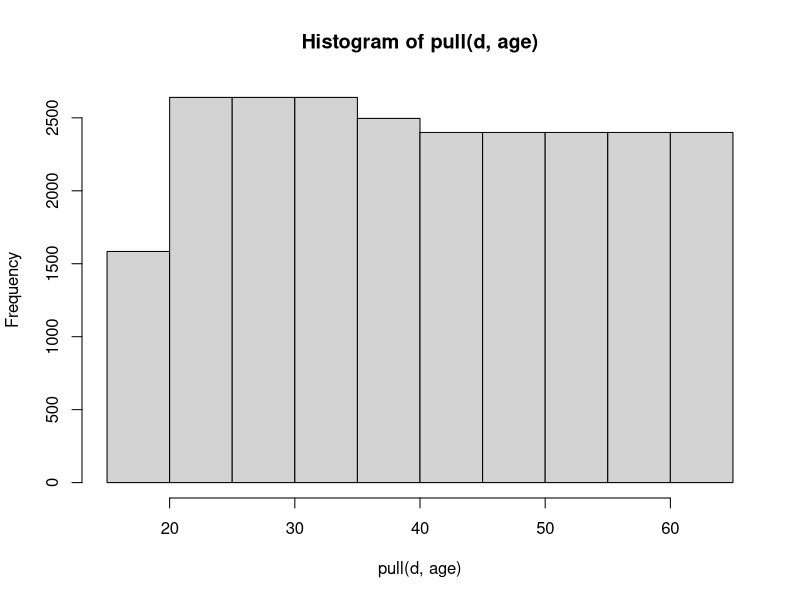
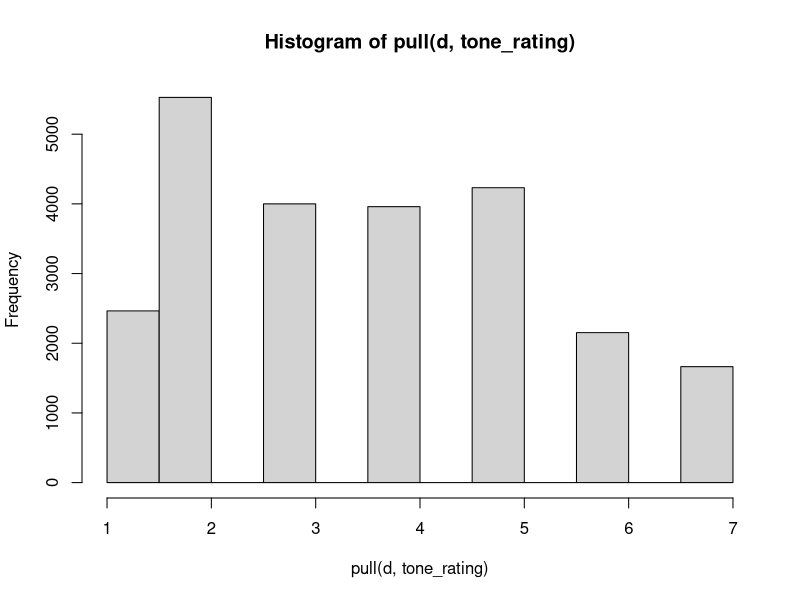
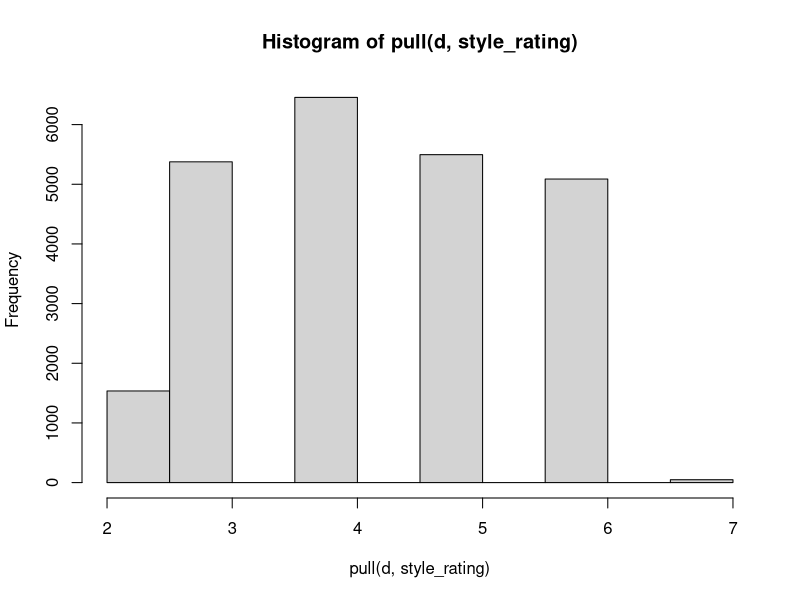
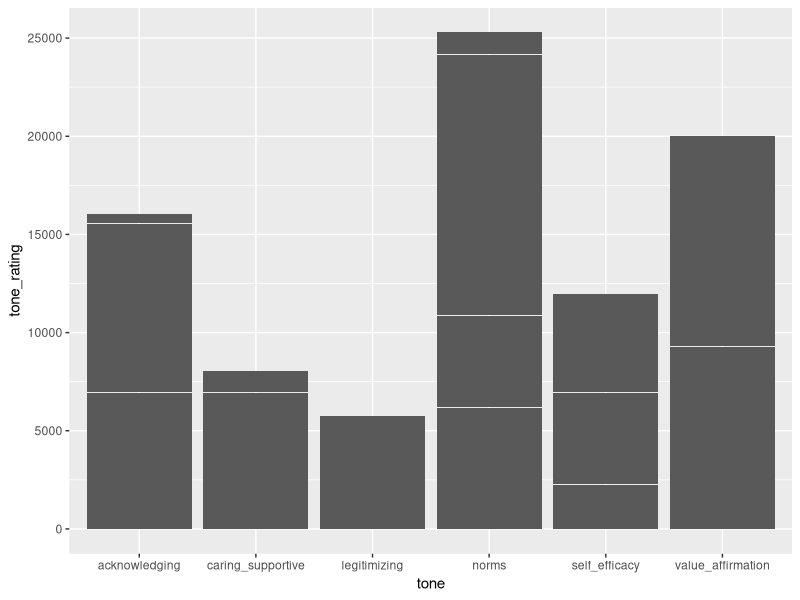
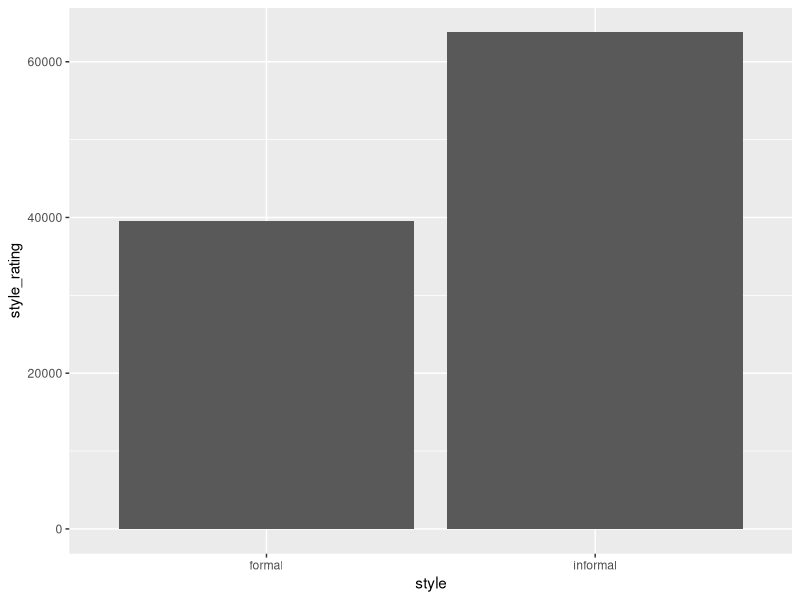
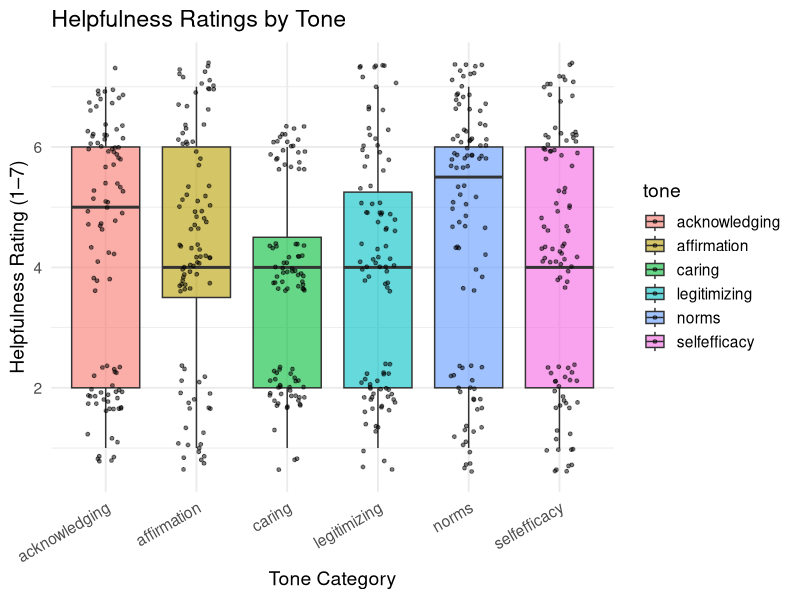
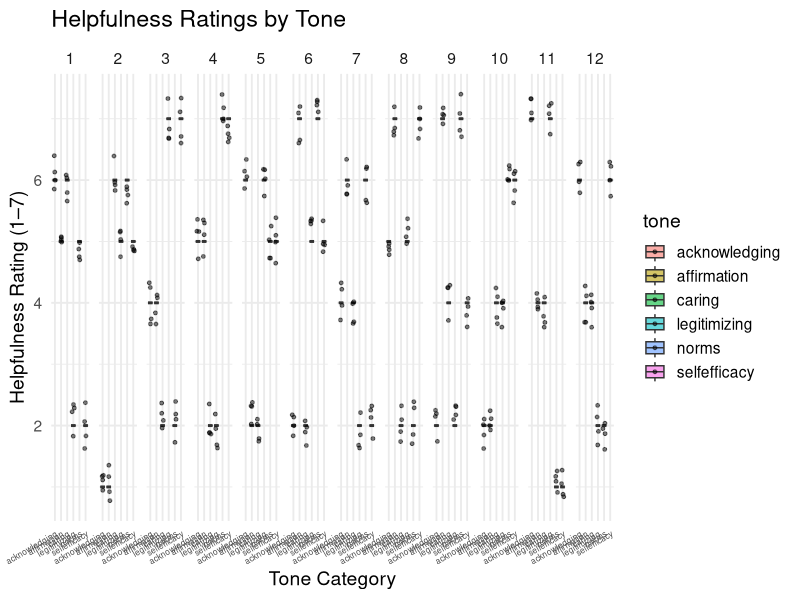
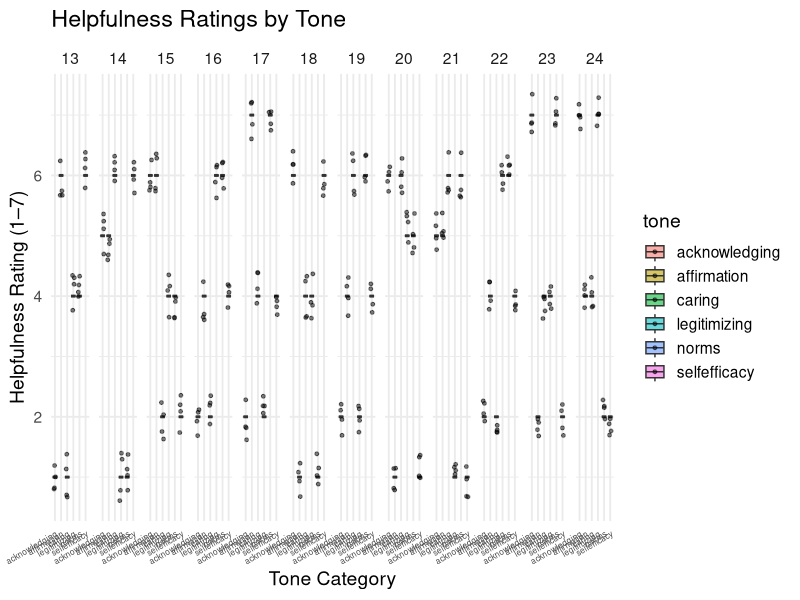

The R source for these figures, in order: (Note: this script raises an error after producing the figures.)
## ---- chunk 1
# library(stats)
library(lme4)
library(tidyverse) 
library(psych) 
library(car)
library(broom)
## ---- chunk 2
set.seed(1)
n_participants <- 500
standard_deviation <- 0.3

tones <- c("legitimizing", "caring_supportive", "self_efficacy",
           "acknowledging", "value_affirmation", "norms")
styles <- c("formal", "informal")
contexts <- c(
  "high_increasing", "high_decreasing",
  "low_increasing", "low_decreasing"
)
## ---- chunk 3
tone_means <- c(
  legitimizing      = 1,
  caring_supportive = 2,
  self_efficacy     = 3,
  acknowledging     = 4,
  value_affirmation = 5,
  norms             = 6
)
tone_sex_adj <- list(
  male = c(
    legitimizing = -0.3,
    norms        =  0.8
  ),
  female = c(
    legitimizing =  0.8,
    norms        = -0.3
  )
)
get_adjusted_tone_mean <- function(tone, sex) {
  base_mean <- tone_means[tone]
  adj <- 0
  if (!is.null(tone_sex_adj[[sex]])) {
    adj <- tone_sex_adj[[sex]][tone]
    if (is.na(adj)) adj <- 0
  }
  return(base_mean + adj)
}

style_means <- c(
  formal            = 3,
  informal          = 5
)
style_sex_adj <- list(
  male = c(
    formal       = -0.3,
    informal     =  0.8
  ),
  female = c(
    formal       = 0.8,
    informal     =  -0.3
  )
)
get_adjusted_style_mean <- function(style, sex) {
  base_mean <- style_means[style]
  adj <- 0
  if (!is.null(style_sex_adj[[sex]])) {
    adj <- style_sex_adj[[sex]][style]
    if (is.na(adj)) adj <- 0
  }
  return(base_mean + adj)
}
## ---- chunk 4
n <- n_participants
repeat_even <- function(x, total) {
    rep(x, length.out = total)
}
participant_id <- 1:n
age               <- sample(repeat_even(18:65, n))
sex               <- sample(repeat_even(c("male", "female"), n))
gender_id         <- sample(repeat_even(c("man", "woman", "nonbinary"), n))
sexual_orientation<- sample(repeat_even(c("heterosexual", "gay/lesbian", "bisexual", "other"), n))
race_ethn         <- sample(repeat_even(c("white", "black", "asian", "hispanic", "other"), n))
education         <- sample(repeat_even(c("high_school", "bachelor", "master", "phd"), n))
income            <- sample(repeat_even(seq(20000, 100000, by = 20000), n))
marital_status    <- sample(repeat_even(c("single", "married", "divorced", "widowed"), n))
no_in_household   <- sample(repeat_even(1:6, n))
minoritized       <- sample(repeat_even(c("yes", "no"), n))
income_adj <- as.integer(income / no_in_household)
participants <- data.frame(
    participant_id,
    age,
    sex,
    gender_id,
    sexual_orientation,
    race_ethn,
    education,
    income,
    marital_status,
    no_in_household,
    minoritized,
    income_adj
)
## ---- chunk 5
participant_id <- rep(participants$participant_id, each = length(tones))
participant_sex <- rep(participants$sex, each = length(tones))
tone <- rep(tones, times = nrow(participants))

adjusted_means <- mapply(get_adjusted_tone_mean, tone, participant_sex)

tone_rating <- rnorm(length(tone), mean = adjusted_means, sd = standard_deviation)
tone_rating <- pmin(pmax(tone_rating, 1), 7)
tone_rating <- round(tone_rating)
tone_preferences <- data.frame(
  participant_id = participant_id,
  tone = tone,
  tone_rating = tone_rating
)
## ---- chunk 6
participant_id <- rep(participants$participant_id, each = length(styles))
participant_sex <- rep(participants$sex, each = length(styles))
style <- rep(styles, times = nrow(participants))

adjusted_means <- mapply(get_adjusted_style_mean, style, participant_sex)

style_rating <- rnorm(length(style), mean = adjusted_means, sd = standard_deviation)
style_rating <- pmin(pmax(style_rating, 1), 7)
style_rating <- round(style_rating)
style_preferences <- data.frame(
  participant_id = participant_id,
  style = style,
  style_rating = style_rating
)
## ---- chunk 7
participant_id <- rep(participants$participant_id, each = length(styles) * length(contexts) * length(tones))
participant_sex <- rep(participants$sex, each = length(styles) * length(contexts) * length(tones))
tone <- rep(rep(tones, each = length(styles) * length(contexts)), times = nrow(participants))
style <- rep(rep(styles, each = length(contexts)), times = length(tones) * nrow(participants))
context <- rep(contexts, times = length(tones) * length(styles) * nrow(participants))
survey_id <- rep(1:4, length.out = length(context))  # simpler than num(1,4)

adjusted_tone_means <- mapply(get_adjusted_tone_mean, tone, participant_sex)
adjusted_style_means <- mapply(get_adjusted_style_mean, style, participant_sex)

message_rating_tone <- rnorm(length(tone), mean = adjusted_tone_means, sd = standard_deviation)
message_rating_style <- rnorm(length(style), mean = adjusted_style_means, sd = standard_deviation)
message_rating <- (message_rating_tone + message_rating_style) / 2
message_rating <- pmin(pmax(message_rating, 1), 7)
message_rating <- round(message_rating)

message_preferences <- data.frame(
  participant_id = participant_id,
  tone = tone,
  style = style,
  context = context,
  survey_id = survey_id,
  message_rating = message_rating
)

# lookup now includes context as well
message_lookup <- message_preferences |> 
  distinct(tone, style, context) |> 
  arrange(tone, style, context) |> 
  mutate(message_id = row_number())

message_preferences <- message_preferences |> 
  left_join(message_lookup, by = c("tone", "style", "context")) |> 
  select(participant_id, survey_id, tone, style, context, message_id, message_rating)
## ---- chunk 8
d <- participants |>
  left_join(message_preferences, by = "participant_id") |> 
  left_join(style_preferences, by = c("participant_id", "style")) |> 
  left_join(tone_preferences, by = c("participant_id", "tone"))


d |> glimpse()
## ---- chunk 9
d |> pull(age) |> hist()
d |> pull(tone_rating) |> hist()
d |> pull(style_rating) |> hist()
d |> ggplot(aes(x = tone,
                y = tone_rating)) +
  geom_col()
d |> ggplot(aes(x = style,
                y = style_rating)) +
  geom_col()
## ---- chunk 10
# set up - set seed and define ranges, tone cats
set.seed(81322)

n_participants <- 50
n_messages <- 24
n_tones <- 6
ratings_scale <- 1:7

tones <- c("affirmation", "norms", "acknowledging", 
           "selfefficacy", "caring", "legitimizing")

# every participant rates 24 messages and each tone is rated 4 times
tone_assignments <- rep(tones, each = n_messages / n_tones)

# simulate some data
random_data <- expand.grid(
  participant_id = 1:n_participants,
  message_id = 1:n_messages) |> 
  mutate(tone = rep(tone_assignments, times = n_participants), # assign tone
         helpfulness = sample(ratings_scale, # randomly assign helpfulness ratings
                              size = n(),
                              replace = TRUE))

random_data |> head(10)
## ---- chunk 11
# function to simulate data for a given participant
simulate_participant <- function(id) {
  # random preference order
  pref_order <- sample(tones, n_tones, replace = FALSE)
  
  tibble(
    participant_id = id,
    message_id = 1:24,
    tone = tone_assignments
  ) |>
    # chunk preference orders so we can assign them ratings
    mutate(
      preference_group = case_when(
        tone %in% pref_order[1:2] ~ "top",
        tone %in% pref_order[3:4] ~ "middle",
        tone %in% pref_order[5:6] ~ "bottom"
      ),
      # assign ratings based on top/mid/low and also save group for our reference
      ## NOTE TO ADD SOME NOISE WITHIN CATEGORIES and make preferences less strong
      helpfulness = case_when(
        preference_group == "top" ~ sample(6:7, 1),
        preference_group == "middle" ~ sample(4:5, 1),
        preference_group == "bottom" ~ sample(1:2, 1)
      ),
      preference_order = paste(pref_order, collapse = " > ")
    )
}

# set up - setting seed, defining params, and tones again for good measure
set.seed(81322)

n_participants <- 24
n_tones <- 6
n_messages <- 24
tones <- c("affirmation", "norms", "acknowledging", 
           "selfefficacy", "caring", "legitimizing")

# same as above every tone is rated four times
tone_assignments <- rep(tones, each = n_messages / n_tones)

# apply function
relative_data <- 1:n_participants |> 
  map(\(id) simulate_participant(id)) |> 
  bind_rows() |>
  # comment these out to look at the preference orders participants were randomly assigned
  select(-preference_order, -preference_group)

relative_data |> glimpse()
## ---- chunk 12
ggplot(relative_data, aes(x = tone, y = helpfulness, fill = tone)) +
  geom_boxplot(alpha = 0.6) +
  geom_jitter(width = 0.2, size = 1, alpha = 0.5) +
  theme_minimal(base_size = 14) +
  theme(axis.text.x = element_text(angle = 30, hjust = 1)) +
  labs(title = "Helpfulness Ratings by Tone",
       x = "Tone Category", y = "Helpfulness Rating (1–7)")

relative_data |> 
  filter(participant_id <= 12) |> 
  ggplot(aes(x = tone, y = helpfulness, fill = tone)) +
    geom_boxplot(alpha = 0.6) +
    geom_jitter(width = 0.2, size = 1, alpha = 0.5) +
    theme_minimal(base_size = 14) +
    theme(axis.text.x = element_text(angle = 30, hjust = 1, size = 6)) +
    facet_grid(~ participant_id) +
    labs(title = "Helpfulness Ratings by Tone",
        x = "Tone Category", y = "Helpfulness Rating (1–7)")

relative_data |> 
  filter(participant_id >= 13) |> 
  ggplot(aes(x = tone, y = helpfulness, fill = tone)) +
    geom_boxplot(alpha = 0.6) +
    geom_jitter(width = 0.2, size = 1, alpha = 0.5) +
    theme_minimal(base_size = 14) +
    theme(axis.text.x = element_text(angle = 30, hjust = 1, size = 6)) +
    facet_grid(~ participant_id) +
    labs(title = "Helpfulness Ratings by Tone",
        x = "Tone Category", y = "Helpfulness Rating (1–7)")
## ---- chunk 13
m1 <- lmer(style_rating ~ style*sex + (style | participant_id), d)
## ---- chunk 14
m2 <- lmer(tone_rating ~ tone*sex + (tone | participant_id), d)
## ---- chunk 15
m1_s <- lmer(message_rating ~ style +
             (1 + style | participant_id) + (1 | message_id),
           d)

m1_t <- lmer(message_rating ~ tone +
             (1 + tone | participant_id) + (1 | message_id),
           d)

# context goes in as a fixed effect and a random effect in participant_id

summary(m3)
## ---- chunk 16
rd <- relative_data



head(rd)


v_w <- rd |>  
  group_by(participant_id, tone) |>
  summarise(var_within = var(helpfulness),
            .groups = "drop") |>
  group_by(participant_id) |>
  summarise(mean_var_within = mean(var_within),
            .groups = "drop")
 
v_b <- rd |>
  group_by(participant_id) |>
  summarise(var_between = var(helpfulness),
            .groups = "drop")

# join the files
v <- v_w |> 
  left_join(v_b, by = "participant_id")

# within subject t-test comparing within and between variances
t.test(v$mean_var_within, v$var_between, paired = TRUE)
## ---- chunk 17
m2_s <- lmer(message_rating ~ informal_style_rating*style + formal_style_rating*style
             (1 + style | participant_id) +
             (1 | message_id),
           d)

m2_t <- lmer(message_rating ~ value_affirmation_tone_rating*tone + norms_tone_rating*tone +
             acknowledging_tone_rating*tone + self_efficacy_tone_rating*tone +
             caring_supportive_tone_rating*tone + legitimizing_tone_rating*tone +
             (1 + tone | participant_id) +
             (1 | message_id),
           d)
## ---- chunk 18
summary(m3)$varcor
## ---- chunk 19
## this will look at tone and style separately
d |> 
  group_by(participant_id, tone) |>
  # here I am summarizing across four contexts
  summarise(mean_rating = mean(message_rating, na.rm = TRUE),
            .groups = "drop") |> 
  pivot_wider(names_from = participant_id, values_from = mean_rating) |>
  select(-tone) |> view()
  ICC()

d |> 
  group_by(participant_id, style) |> 
  summarise(mean_rating = mean(message_rating, na.rm = TRUE),
            .groups = "drop") |> 
  pivot_wider(names_from = participant_id, values_from = mean_rating) |>
  select(-style) |> 
  ICC()

## this will look at the within and between effect across tone/style combinations
d |>
  group_by(participant_id, message_id) |>
  summarise(mean_rating = mean(message_rating, na.rm = TRUE),
            .groups = "drop") |>
  pivot_wider(names_from = participant_id, values_from = mean_rating) |>
  select(-message_id) |>
  ICC()
